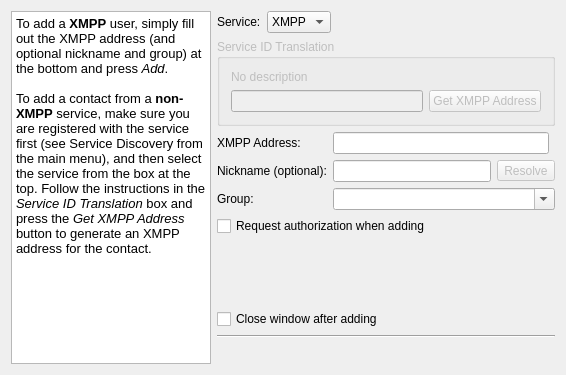
<?xml version="1.0" encoding="UTF-8"?>
<ui version="4.0">
 <class>AddUser</class>
 <widget class="QDialog" name="AddUser">
  <property name="geometry">
   <rect>
    <x>0</x>
    <y>0</y>
    <width>566</width>
    <height>375</height>
   </rect>
  </property>
  <property name="windowTitle">
   <string>Add Contact</string>
  </property>
  <layout class="QHBoxLayout" name="_4">
   <property name="sizeConstraint">
    <enum>QLayout::SetMinimumSize</enum>
   </property>
   <item>
    <widget class="QTextEdit" name="te_info">
     <property name="minimumSize">
      <size>
       <width>200</width>
       <height>0</height>
      </size>
     </property>
     <property name="maximumSize">
      <size>
       <width>200</width>
       <height>16777215</height>
      </size>
     </property>
     <property name="readOnly">
      <bool>true</bool>
     </property>
     <property name="html">
      <string>&lt;!DOCTYPE HTML PUBLIC &quot;-//W3C//DTD HTML 4.0//EN&quot; &quot;http://www.w3.org/TR/REC-html40/strict.dtd&quot;&gt;
&lt;html&gt;&lt;head&gt;&lt;meta name=&quot;qrichtext&quot; content=&quot;1&quot; /&gt;&lt;style type=&quot;text/css&quot;&gt;
p, li { white-space: pre-wrap; }
&lt;/style&gt;&lt;/head&gt;&lt;body style=&quot; font-family:'Bitstream Vera Sans'; font-size:10pt; font-weight:400; font-style:normal;&quot;&gt;
&lt;p style=&quot; margin-top:0px; margin-bottom:0px; margin-left:0px; margin-right:0px; -qt-block-indent:0; text-indent:0px;&quot;&gt;To add a &lt;span style=&quot; font-weight:600;&quot;&gt;XMPP&lt;/span&gt; user, simply fill out the XMPP address (and optional nickname and group) at the bottom and press &lt;span style=&quot; font-style:italic;&quot;&gt;Add&lt;/span&gt;.&lt;br /&gt;&lt;br /&gt;To add a contact from a &lt;span style=&quot; font-weight:600;&quot;&gt;non-XMPP&lt;/span&gt; service, make sure you are registered with the service first (see Service Discovery from the main menu), and then select the service from the box at the top. Follow the instructions in the &lt;span style=&quot; font-style:italic;&quot;&gt;Service ID Translation&lt;/span&gt; box and press the &lt;span style=&quot; font-style:italic;&quot;&gt;Get XMPP Address&lt;/span&gt; button to generate an XMPP address for the contact.&lt;br /&gt;&lt;/p&gt;&lt;/body&gt;&lt;/html&gt;</string>
     </property>
    </widget>
   </item>
   <item>
    <layout class="QVBoxLayout">
     <property name="margin">
      <number>0</number>
     </property>
     <item>
      <widget class="QWidget" name="w_serviceTranslation" native="true">
       <layout class="QVBoxLayout" name="verticalLayout">
        <property name="margin">
         <number>0</number>
        </property>
        <item>
         <layout class="QHBoxLayout" name="hb_service">
          <property name="spacing">
           <number>6</number>
          </property>
          <property name="margin">
           <number>0</number>
          </property>
          <item>
           <widget class="QLabel" name="TextLabel5">
            <property name="text">
             <string>Service:</string>
            </property>
           </widget>
          </item>
          <item>
           <widget class="QComboBox" name="cb_service">
            <item>
             <property name="text">
              <string>XMPP</string>
             </property>
            </item>
           </widget>
          </item>
          <item>
           <spacer name="Spacer1">
            <property name="orientation">
             <enum>Qt::Horizontal</enum>
            </property>
            <property name="sizeType">
             <enum>QSizePolicy::Expanding</enum>
            </property>
            <property name="sizeHint" stdset="0">
             <size>
              <width>20</width>
              <height>0</height>
             </size>
            </property>
           </spacer>
          </item>
         </layout>
        </item>
        <item>
         <widget class="QGroupBox" name="gb_trans">
          <property name="enabled">
           <bool>false</bool>
          </property>
          <property name="sizePolicy">
           <sizepolicy hsizetype="Preferred" vsizetype="Maximum">
            <horstretch>0</horstretch>
            <verstretch>0</verstretch>
           </sizepolicy>
          </property>
          <property name="title">
           <string>Service ID Translation</string>
          </property>
          <layout class="QVBoxLayout" name="_2">
           <property name="spacing">
            <number>6</number>
           </property>
           <property name="margin">
            <number>11</number>
           </property>
           <item>
            <widget class="QLabel" name="lb_transDesc">
             <property name="sizePolicy">
              <sizepolicy hsizetype="Preferred" vsizetype="Expanding">
               <horstretch>0</horstretch>
               <verstretch>0</verstretch>
              </sizepolicy>
             </property>
             <property name="text">
              <string>No description</string>
             </property>
            </widget>
           </item>
           <item>
            <layout class="QHBoxLayout" name="_3">
             <property name="spacing">
              <number>6</number>
             </property>
             <property name="margin">
              <number>0</number>
             </property>
             <item>
              <widget class="QLineEdit" name="le_transPrompt"/>
             </item>
             <item>
              <widget class="QPushButton" name="pb_transGet">
               <property name="text">
                <string>Get XMPP Address</string>
               </property>
              </widget>
             </item>
            </layout>
           </item>
          </layout>
         </widget>
        </item>
       </layout>
      </widget>
     </item>
     <item>
      <layout class="QGridLayout">
       <property name="margin">
        <number>0</number>
       </property>
       <item row="0" column="1">
        <layout class="QHBoxLayout">
         <property name="margin">
          <number>0</number>
         </property>
         <item>
          <widget class="QLineEdit" name="le_jid"/>
         </item>
         <item>
          <widget class="IconToolButton" name="tb_vCard" native="true">
           <property name="enabled">
            <bool>false</bool>
           </property>
           <property name="text" stdset="0">
            <string/>
           </property>
           <property name="psiIconName" stdset="0">
            <string>psi/vCard</string>
           </property>
          </widget>
         </item>
        </layout>
       </item>
       <item row="2" column="0">
        <widget class="QLabel" name="TextLabel8">
         <property name="text">
          <string>Group:</string>
         </property>
        </widget>
       </item>
       <item row="1" column="1">
        <layout class="QHBoxLayout">
         <property name="margin">
          <number>0</number>
         </property>
         <item>
          <widget class="QLineEdit" name="le_nick"/>
         </item>
         <item>
          <widget class="QToolButton" name="tb_resolveNick">
           <property name="enabled">
            <bool>false</bool>
           </property>
           <property name="text">
            <string>Resolve</string>
           </property>
          </widget>
         </item>
        </layout>
       </item>
       <item row="1" column="0">
        <widget class="QLabel" name="TextLabel7">
         <property name="text">
          <string>Nickname (optional):</string>
         </property>
        </widget>
       </item>
       <item row="0" column="0">
        <widget class="QLabel" name="TextLabel6">
         <property name="text">
          <string>XMPP Address:</string>
         </property>
        </widget>
       </item>
       <item row="2" column="1">
        <widget class="QComboBox" name="cb_group">
         <property name="editable">
          <bool>true</bool>
         </property>
        </widget>
       </item>
      </layout>
     </item>
     <item>
      <widget class="QCheckBox" name="ck_authreq">
       <property name="text">
        <string>Request authorization when adding</string>
       </property>
      </widget>
     </item>
     <item>
      <spacer name="Spacer3">
       <property name="orientation">
        <enum>Qt::Vertical</enum>
       </property>
       <property name="sizeType">
        <enum>QSizePolicy::Expanding</enum>
       </property>
       <property name="sizeHint" stdset="0">
        <size>
         <width>16</width>
         <height>33</height>
        </size>
       </property>
      </spacer>
     </item>
     <item>
      <widget class="QCheckBox" name="ck_close">
       <property name="text">
        <string>Close window after adding</string>
       </property>
      </widget>
     </item>
     <item>
      <widget class="Line" name="Line2">
       <property name="frameShape">
        <enum>QFrame::HLine</enum>
       </property>
       <property name="frameShadow">
        <enum>QFrame::Sunken</enum>
       </property>
      </widget>
     </item>
     <item>
      <layout class="QHBoxLayout">
       <property name="margin">
        <number>0</number>
       </property>
       <item>
        <widget class="BusyWidget" name="busy" native="true"/>
       </item>
       <item>
        <spacer name="Spacer2">
         <property name="orientation">
          <enum>Qt::Horizontal</enum>
         </property>
         <property name="sizeType">
          <enum>QSizePolicy::Expanding</enum>
         </property>
         <property name="sizeHint" stdset="0">
          <size>
           <width>140</width>
           <height>20</height>
          </size>
         </property>
        </spacer>
       </item>
       <item>
        <widget class="IconButton" name="pb_close" native="true">
         <property name="text" stdset="0">
          <string>&amp;Close</string>
         </property>
        </widget>
       </item>
       <item>
        <widget class="IconButton" name="pb_add" native="true">
         <property name="text" stdset="0">
          <string>&amp;Add</string>
         </property>
         <property name="shortcut" stdset="0">
          <string>Alt+A</string>
         </property>
         <property name="default" stdset="0">
          <bool>true</bool>
         </property>
         <property name="psiIconName" stdset="0">
          <string>psi/addContact</string>
         </property>
        </widget>
       </item>
      </layout>
     </item>
    </layout>
   </item>
  </layout>
 </widget>
 <layoutdefault spacing="6" margin="11"/>
 <customwidgets>
  <customwidget>
   <class>BusyWidget</class>
   <extends></extends>
   <header>busywidget.h</header>
  </customwidget>
  <customwidget>
   <class>IconButton</class>
   <extends></extends>
   <header>iconbutton.h</header>
  </customwidget>
  <customwidget>
   <class>IconToolButton</class>
   <extends>QWidget</extends>
   <header>icontoolbutton.h</header>
  </customwidget>
 </customwidgets>
 <tabstops>
  <tabstop>cb_service</tabstop>
  <tabstop>le_transPrompt</tabstop>
  <tabstop>pb_transGet</tabstop>
  <tabstop>le_jid</tabstop>
  <tabstop>le_nick</tabstop>
  <tabstop>cb_group</tabstop>
  <tabstop>ck_authreq</tabstop>
  <tabstop>ck_close</tabstop>
 </tabstops>
 <resources/>
 <connections/>
</ui>
